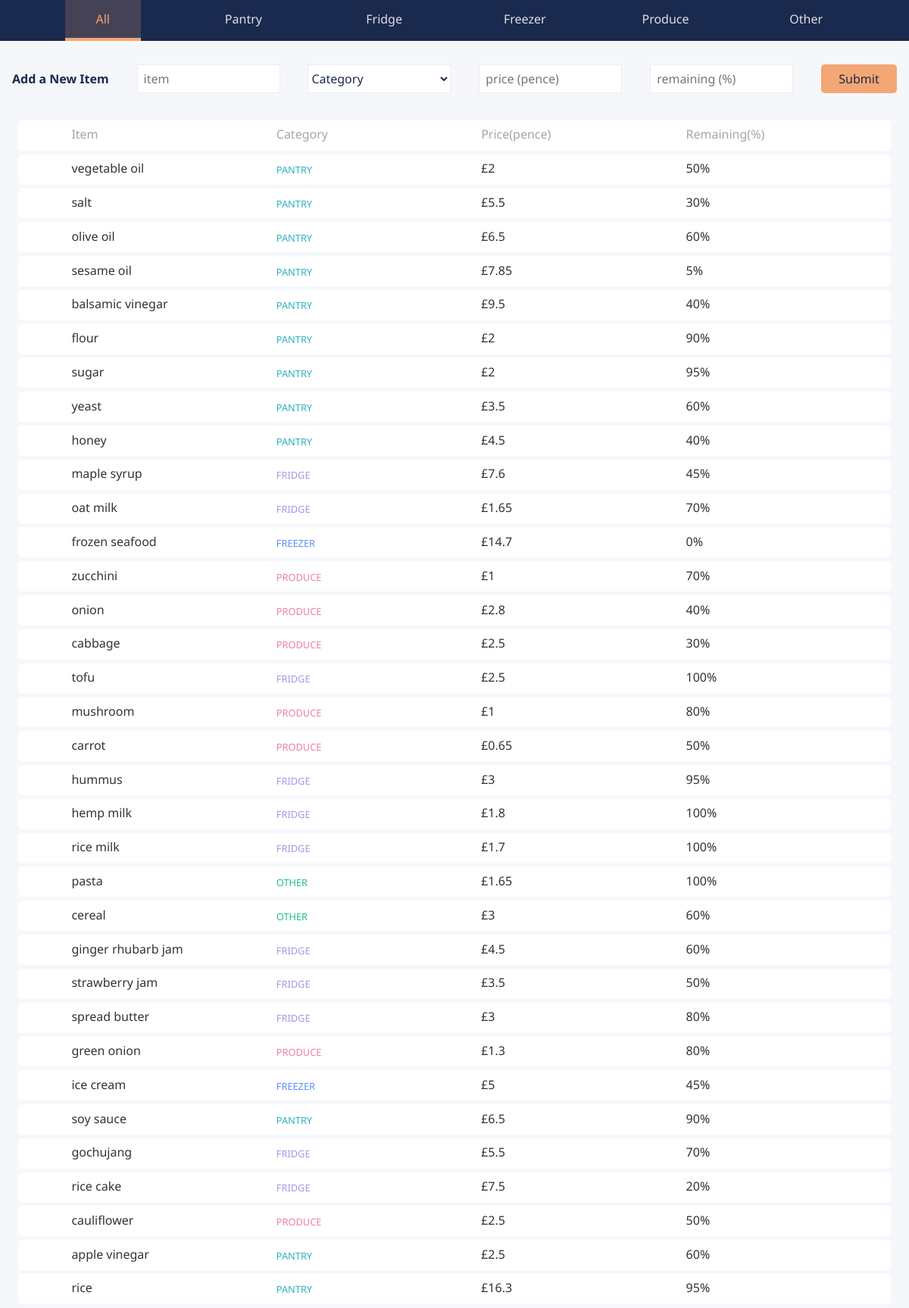
The page / on the database its author committed.
### tables this page shows
CREATE TABLE `grocery_item` (
  `id` int(11) unsigned NOT NULL AUTO_INCREMENT,
  `item` varchar(255) NOT NULL DEFAULT '',
  `category` enum('PANTRY','FRIDGE','FREEZER','PRODUCE','OTHER') NOT NULL,
  `price` int(11) unsigned NOT NULL,
  `remaining` int(11) unsigned NOT NULL,
  PRIMARY KEY (`id`)
);

### functions.php (the view, shortened to what this page needs)
<?php
function getData(PDO $db, string $request):array {
    $db->setAttribute(
        PDO::ATTR_DEFAULT_FETCH_MODE,
        PDO::FETCH_ASSOC
    );
    $sql = $db->prepare($request);
    $sql->execute();
    $groceryItems = $sql->fetchAll();
    return $groceryItems;
}
function generateRequest(string $filter = 'all'):string {
    $requestFilters = '';
    $request = 'SELECT `item`, `category`, `price`, `remaining` FROM `grocery_item`'.$requestFilters;
    return $request;
}
function processData(array $groceryItems):string {
    $itemRow= '';
    foreach($groceryItems as $item) {
        $itemRow .= '<div class="item-row"><ul><li><span>Item</span>' . $item['item'] . '</li><li class="' .$item["category"] . '-row">' . $item['category'] . '</li><li><span>Price(£)</span>£' . $item['price']/100 . '</li><li><span>Remaining(%)</span>' . $item['remaining'] . '%</li></ul></div>';
    }
    return $itemRow;
}
function currentFilter(string $category):string {
    switch($category) {
        case 'all':
            return ("<li><a class=\"all current\" href=\"index.php?category=all\">All</a></li>
        <li><a class=\"pantry\" href=\"index.php?category=pantry\">Pantry</a></li>
        <li><a class=\"fridge\" href=\"index.php?category=fridge\">Fridge</a></li>
        <li><a class=\"freezer\" href=\"index.php?category=freezer\">Freezer</a></li>
        <li><a class=\"produce\" href=\"index.php?category=produce\">Produce</a></li>
        <li><a class=\"other\" href=\"index.php?category=other\">Other</a></li>");
        break;
    }
}

### index.php (shortened to what this page needs)
<?php
require_once 'functions.php';
$category = (isset($_GET['category'])) ? $_GET['category'] : 'all';
$request = generateRequest($category);
$db = connectDB();
$groceryItems = getData($db, $request);
$groceryItemsArray = processData($groceryItems);
?>
<!DOCTYPE html>
<html lang="en">
<head>
    <link rel="stylesheet" href="styles/normalize.css">
    <link rel="stylesheet" href="styles/styles.css">
</head>
<body>
    <header>
        <ul>
            <?php echo currentFilter($category) ?>
        </ul>
    </header>
    <section>
        <form action="index.php" method="get" class="big-form">
            <p>Add a New Item</p>
            <input type="text" name="item" placeholder="item" required>
            <select name="category" required>
                <option value="" disabled selected hidden>Category</option>
            </select>
            <input type="text" name="price" placeholder="price (pence)" required>
            <input type="text" name="remaining" placeholder="remaining (%)" required>
            <input type="submit" value="Submit">
        </form>
    </section>
    <div class="data-table">
        <div class="data-table-heading">
            <ul>
                <li>Item</li>
                <li>Category</li>
                <li>Price(pence)</li>
                <li>Remaining(%)</li>
            </ul>
        </div>
        <?php echo $groceryItemsArray; ?>
    </div>
</body>
</html>

### styles/styles.css (style rules this page uses)
* { box-sizing: border-box; padding: 0; list-style: none; }
body { font-family: 'Noto Sans', sans-serif; background: #f5f7fb; }
a { text-decoration: none; }
ul { margin: 0; }
header { height: 54px; overflow: hidden; background: #1A294E; }
header ul li a { display: inline-block; width: 100px; text-align: center; padding: 1rem 0.5rem; color: #e0e0e0; }
div ul, header ul { display: -webkit-box; display: -moz-box; display: -ms-flexbox; display: -webkit-flex; display: flex; -ms-flex-direction: row; -webkit-flex-direction: row; flex-direction: row; -ms-flex-pack: justify; -webkit-justify-content: space-between; justify-content: space-evenly; }
div ul li { width: 200px; }
.data-table { width: 96vw; margin: 0 auto; }
.data-table-heading, .item-row { color: rgb(168, 164, 165); background: #fff; height: 40px; margin: 0.3rem 0; padding: 0.6rem 0; -webkit-border-radius: 0.3rem; -moz-border-radius: 0.3rem; border-radius: 0.3rem; }
.item-row { color: #333; }
.current { background: rgba(243,167,116, 0.2); color: #F3A774; border-bottom: 4px solid #F3A774; }
form.big-form, .tabs form { display: -webkit-box; display: -moz-box; display: -ms-flexbox; display: -webkit-flex; display: flex; height: 100px; -ms-flex-align: center; justify-content: space-evenly; -ms-flex-pack: justify; -webkit-justify-content: space-between; align-items: center; padding: 0 1rem; }
form.big-form p, form.big-form input, form.big-form select, form.big-form input[type=submit], .tabs form p, .tabs form input, .tabs form select, .tabs form input[type=submit] { color: #1A294E; }
form.big-form input, form.big-form select, .tabs form input, .tabs form select { border: 1px solid #ededed; }
form.big-form p, .tabs form p { font-weight: 700; }
form.big-form input, .tabs form input { padding: 0.5rem; }
form.big-form select, .tabs form select, form.big-form input, .tabs form input { width: 189px; height: 38px; background: #fff; }
form.big-form input[type=submit], .tabs form input[type=submit] { background: #F3A774; width: 100px; border: none; -webkit-border-radius: 0.3rem; -moz-border-radius: 0.3rem; border-radius: 0.3rem; }
.PANTRY-row, .FRIDGE-row, .FREEZER-row, .PRODUCE-row, .OTHER-row { font-size: 0.8rem; line-height: 1.4rem; }
.PANTRY-row { color: rgb(44, 178, 192); }
.FRIDGE-row { color: rgb(168, 150, 234); }
.FREEZER-row { color: rgb(93, 141, 255); }
.PRODUCE-row { color: rgb(238, 128, 153); }
.OTHER-row { color: rgb(32, 191, 141); }

### rows shown on the page
grocery_item: item "vegetable oil", category "PANTRY", $item['price']/100 "2", remaining "50"
grocery_item: item "salt", category "PANTRY", $item['price']/100 "5.5", remaining "30"
grocery_item: item "olive oil", category "PANTRY", $item['price']/100 "6.5", remaining "60"
grocery_item: item "sesame oil", category "PANTRY", $item['price']/100 "7.85", remaining "5"
grocery_item: item "balsamic vinegar", category "PANTRY", $item['price']/100 "9.5", remaining "40"
grocery_item: item "flour", category "PANTRY", $item['price']/100 "2", remaining "90"
grocery_item: item "sugar", category "PANTRY", $item['price']/100 "2", remaining "95"
grocery_item: item "yeast", category "PANTRY", $item['price']/100 "3.5", remaining "60"
grocery_item: item "honey", category "PANTRY", $item['price']/100 "4.5", remaining "40"
grocery_item: item "maple syrup", category "FRIDGE", $item['price']/100 "7.6", remaining "45"
grocery_item: item "oat milk", category "FRIDGE", $item['price']/100 "1.65", remaining "70"
grocery_item: item "frozen seafood", category "FREEZER", $item['price']/100 "14.7", remaining "0"
grocery_item: item "zucchini", category "PRODUCE", $item['price']/100 "1", remaining "70"
grocery_item: item "onion", category "PRODUCE", $item['price']/100 "2.8", remaining "40"
grocery_item: item "cabbage", category "PRODUCE", $item['price']/100 "2.5", remaining "30"
grocery_item: item "tofu", category "FRIDGE", $item['price']/100 "2.5", remaining "100"
grocery_item: item "mushroom", category "PRODUCE", $item['price']/100 "1", remaining "80"
grocery_item: item "carrot", category "PRODUCE", $item['price']/100 "0.65", remaining "50"
grocery_item: item "hummus", category "FRIDGE", $item['price']/100 "3", remaining "95"
grocery_item: item "hemp milk", category "FRIDGE", $item['price']/100 "1.8", remaining "100"
grocery_item: item "rice milk", category "FRIDGE", $item['price']/100 "1.7", remaining "100"
grocery_item: item "pasta", category "OTHER", $item['price']/100 "1.65", remaining "100"
grocery_item: item "cereal", category "OTHER", $item['price']/100 "3", remaining "60"
grocery_item: item "ginger rhubarb jam", category "FRIDGE", $item['price']/100 "4.5", remaining "60"
grocery_item: item "strawberry jam", category "FRIDGE", $item['price']/100 "3.5", remaining "50"
grocery_item: item "spread butter", category "FRIDGE", $item['price']/100 "3", remaining "80"
grocery_item: item "green onion", category "PRODUCE", $item['price']/100 "1.3", remaining "80"
grocery_item: item "ice cream", category "FREEZER", $item['price']/100 "5", remaining "45"
grocery_item: item "soy sauce", category "PANTRY", $item['price']/100 "6.5", remaining "90"
grocery_item: item "gochujang", category "FRIDGE", $item['price']/100 "5.5", remaining "70"
grocery_item: item "rice cake", category "FRIDGE", $item['price']/100 "7.5", remaining "20"
grocery_item: item "cauliflower", category "PRODUCE", $item['price']/100 "2.5", remaining "50"
grocery_item: item "apple vinegar", category "PANTRY", $item['price']/100 "2.5", remaining "60"
grocery_item: item "rice", category "PANTRY", $item['price']/100 "16.3", remaining "95"
